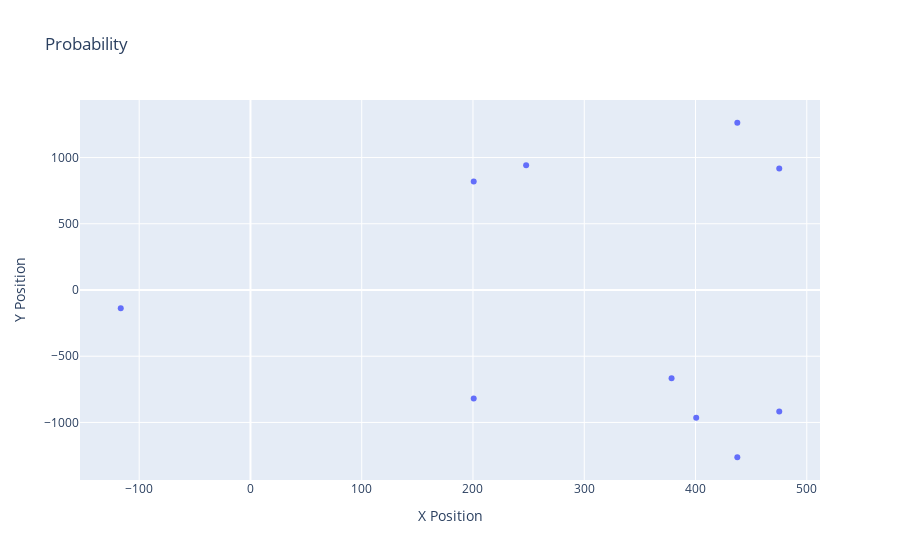

Notebook cell for this chart:
### Code cell
import plotly.graph_objs as go
from plotly.subplots import make_subplots

traj = np.asarray(results['Traj.r'].tolist())
print(traj[:, 0])

# Create the figure object
fig = make_subplots(rows=1, cols=1)
fig.layout.title = "Probability"
fig.layout.yaxis.title = 'Y Position'

fig.add_trace(
    go.Scatter(
        x=traj[:,0],
        y=traj[:,1],
        mode = 'markers'
    ),
    row = 1,
    col = 1,
)
fig.get_subplot(1, 1).xaxis.title = "X Position"

fig.show()

### Figure 1 — Plotly figure (JSON) as saved in the notebook; plotly's stock layout.template omitted (floating-point values rounded to 4 significant figures)
{"data": [{"mode": "markers", "type": "scatter", "x": [-116.6, 475.3, 475.3, 200.6, 437.6, 200.6, 437.6, 247.8, 400.6, 378.5], "xaxis": "x", "y": [-137.8, -917.6, 917.6, 819.6, -1263.0, -819.6, 1263.0, 941.0, -965.0, -665.6], "yaxis": "y"}], "layout": {"title": {"text": "Probability"}, "xaxis": {"anchor": "y", "domain": [0, 1], "title": {"text": "X Position"}}, "yaxis": {"anchor": "x", "domain": [0, 1], "title": {"text": "Y Position"}}}}
